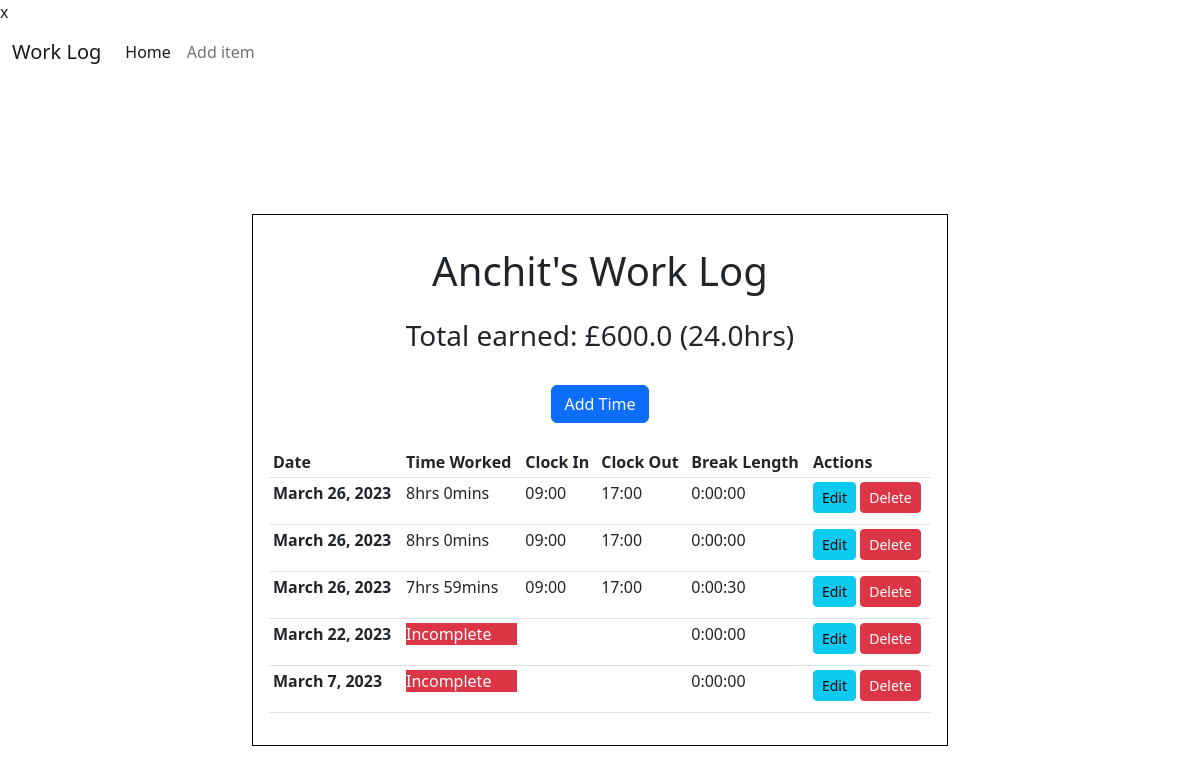
The page / on the database its author committed.
### timeTrack/models.py (models this page shows, shortened)
class Times(models.Model):
    date_of_work = models.DateField(
        verbose_name='Day of work', default=timezone.now, blank=True)
    start_time = models.TimeField(
        verbose_name='Start Time', null=True,  blank=True)
    end_time = models.TimeField(
        verbose_name='End Time', null=True, blank=True)
    break_length = models.DurationField(
        verbose_name='Time taken for break', default=datetime.timedelta(0), null=True, blank=True,)
    @property
    def time_worked(self):
        if (self.start_time != None) and (self.end_time != None) and (self.break_length != None):
            self.start_time_datetime = datetime.datetime.strptime(f"{self.date_of_work} {str(self.start_time)}", '%Y-%m-%d %H:%M:%S')
            self.end_time_datetime = datetime.datetime.strptime(f"{self.date_of_work} {str(self.end_time)}", '%Y-%m-%d %H:%M:%S')
            total_secs_worked = (
                self.end_time_datetime - self.start_time_datetime - self.break_length).total_seconds()
            hrs_worked = int(total_secs_worked//3600)
            mins_worked = int((total_secs_worked % 3600)//60)
            return f"{hrs_worked}:{mins_worked}"
        else:
            return 'Incomplete'
    def time_worked_str(self):
        if self.time_worked != 'Incomplete':
            time_str = str(self.time_worked).split(':')
            time_str_hr = time_str[0]
            time_str_min = time_str[1]
            return f"{time_str_hr}hrs {time_str_min}mins"
        else:
            return f"Incomplete"

### timeTrack/views.py (the view)
# urls.py: path('', views.TimeListView.as_view(), name='index'),
class TimeListView(ListView):
    model = Times
    template_name = 'timeTrack/main.html'
    context_object_name = 'logs'
    ordering = ['-date_of_work']
    def get_context_data(self, **kwargs):
        context = super().get_context_data(**kwargs)
        total_hrs_dict = Times.objects.annotate(shift_length=ExpressionWrapper(
            F('end_time') - F('start_time'),
            output_field=DurationField()
        )).aggregate(total_hrs=Sum('shift_length'))
        total_hrs = total_hrs_dict['total_hrs'].total_seconds() / 3600
        context['total_hrs'] = total_hrs
        rate_ph = 25
        context['total_earned'] = round(total_hrs * rate_ph, 2)
        return context

### timeTrack/templates/timeTrack/main.html
{% extends 'timeTrack/home.html' %} {% block forms %}
<div class="row">
  <div class="col text-center">
    <h3>Total earned: £{{total_earned}} ({{total_hrs}}hrs)</h3>
  </div>
</div>
<div class="row">
  <div class="col d-flex justify-content-center align-items-center my-4">
    <a class="btn btn-primary" href="{% url 'addTime' %}">Add Time</a>
  </div>
</div>
<div class="row">
  <div class="col">
    <table class="table table-hover table-sm">
      <thead>
        <tr>
          <th scope="col">Date</th>
          <th scope="col">Time Worked</th>
          <th scope="col">Clock In</th>
          <th scope="col">Clock Out</th>
          <th scope="col">Break Length</th>
          <th scope="col">Actions</th>
        </tr>
      </thead>
      <tbody class="logs_table_body">
        {% for log in logs%}
        <tr>
          <th scope="row">{{ log.date_of_work }}</th>
          <td>
            {% if log.time_worked_str == 'Incomplete' %}
            <p class="bg-danger text-white">{{ log.time_worked_str }}</p>
            {% else %}
            <p class="">{{ log.time_worked_str }}</p>
            {% endif %}
          </td>
          <td>{{ log.start_time|time:"H:i" }}</td>
          <td>{{ log.end_time|time:"H:i" }}</td>
          <td>
            <span>{{ log.break_length }}</span>
          </td>
          <td>
            <span>
              <a href="{% url 'updateTime' pk=log.id %}" class="btn btn-sm btn-info"
                >Edit</a
              >
              <a href="{% url 'deleteTime' pk=log.id %}" class="btn btn-sm btn-danger"
                >Delete</a
              >
            </span>
          </td>
        </tr>
        {%endfor%}
      </tbody>
    </table>
  </div>
</div>
{% endblock forms %}

### rows shown on the page
Times: date_of_work "March 26, 2023", time_worked_str "8hrs 0mins", start_time "09:00", end_time "17:00", break_length "0:00:00"
Times: date_of_work "March 26, 2023", time_worked_str "8hrs 0mins", start_time "09:00", end_time "17:00", break_length "0:00:00"
Times: date_of_work "March 26, 2023", time_worked_str "7hrs 59mins", start_time "09:00", end_time "17:00", break_length "0:00:30"
Times: date_of_work "March 22, 2023", time_worked_str "Incomplete", break_length "0:00:00"
Times: date_of_work "March 7, 2023", time_worked_str "Incomplete", break_length "0:00:00"

### other values the page prints
{{ total_earned }} "600.0"
{{ total_hrs }} "24.0"
